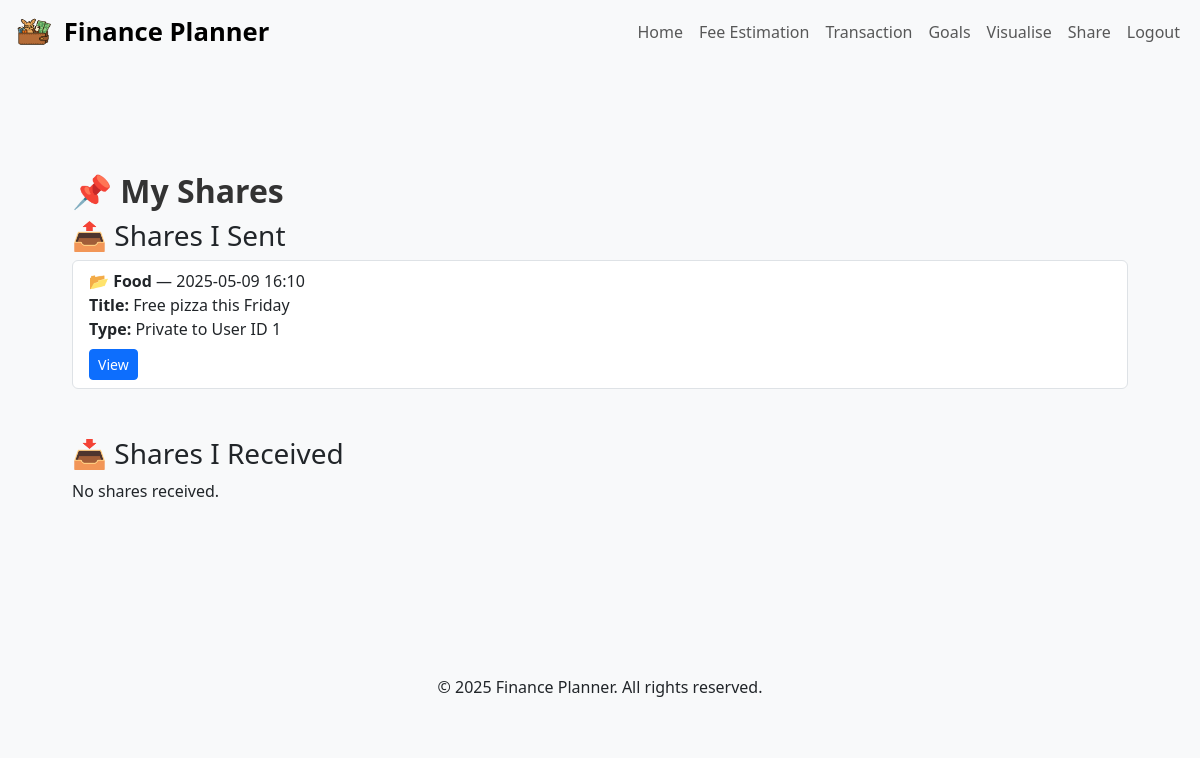
The page /share/my_shares (signed in) on the database its author committed.
### app/models/share.py (models this page shows, shortened)
class Share(db.Model):
    __tablename__ = "shares"
    id = db.Column(db.Integer, primary_key=True)
    sender_id = db.Column(db.Integer, db.ForeignKey("users.id"), nullable=False)  # Sender user ID
    receiver_id = db.Column(db.Integer, db.ForeignKey("users.id"), nullable=True)  # Receiver user ID (nullable)
    category = db.Column(db.String(50), nullable=True)  # Category (nullable)
    title = db.Column(db.String(100), nullable=True)  # Title
    content = db.Column(db.Text, nullable=True)  # Content
    image = db.Column(db.String(255), nullable=True)  # Uploaded image filename
    is_public = db.Column(db.Boolean, default=False)  # Public or private
    timestamp = db.Column(db.DateTime, default=datetime.utcnow)  # Share timestamp
    sender = db.relationship("User", foreign_keys=[sender_id], backref="shares_sent")
    receiver = db.relationship("User", foreign_keys=[receiver_id], backref="shares_received")

### app/routes/share.py (the view)
@bp.route("/my_shares")
@login_required
def my_shares():
    sent = Share.query.filter_by(sender_id=current_user.id).order_by(Share.timestamp.desc()).all()
    received = Share.query.filter_by(receiver_id=current_user.id).order_by(Share.timestamp.desc()).all()
    return render_template("my_shares.html", sent=sent, received=received)

### app/templates/my_shares.html (shortened to what this page needs)
{% extends "base.html" %}
{% block content %}
<div class="container mt-4">
    <h2>📌 My Shares</h2>
    <div class="mb-5">
        <h3>📤 Shares I Sent</h3>
        {% if sent %}
            <ul class="list-group">
                {% for share in sent %}
                <li class="list-group-item">
                    <div>
                        <strong>📂 {{ share.category if share.category else 'None' }}</strong> — {{ share.timestamp.strftime('%Y-%m-%d %H:%M') }}
                        <br>
                        <strong>Title:</strong> {{ share.title or "No Title" }}<br>
                        <strong>Type:</strong> {{ "Public" if share.is_public else "Private to User ID " ~ share.receiver_id }}
                    </div>
                    <div class="mt-2">
                        <a href="{{ url_for('share.view_share', share_id=share.id) }}" class="btn btn-sm btn-primary">View</a>
                    </div>
                </li>
                {% endfor %}
            </ul>
        {% else %}
            <p>No shares sent.</p>
        {% endif %}
    </div>
    <div class="mb-5">
        <h3>📥 Shares I Received</h3>
        {% if received %}
            <ul class="list-group">
                {% for share in received %}
                <li class="list-group-item">
                    <div>
                        <strong>📂 {{ share.category if share.category else 'None' }}</strong> — {{ share.timestamp.strftime('%Y-%m-%d %H:%M') }}
                        <br>
                        <strong>From:</strong> User ID {{ share.sender_id }}<br>
                        <strong>Title:</strong> {{ share.title or "No Title" }}
                    </div>
                    <div class="mt-2">
                        <a href="{{ url_for('share.view_share', share_id=share.id) }}" class="btn btn-sm btn-primary">View</a>
                    </div>
                </li>
                {% endfor %}
            </ul>
        {% else %}
            <p>No shares received.</p>
        {% endif %}
    </div>
</div>
{% endblock %}

### app/static/css/estimation.css (style rules this page uses)
h2 { font-weight: bold; color: #333; }

### app/static/css/style.css (style rules this page uses)
body { background-color: #f8f9fa; }

### rows shown on the page
Share: category "Food", timestamp "2025-05-09 16:10", title "Free pizza this Friday", is_public+receiver "Private to User ID 1"
